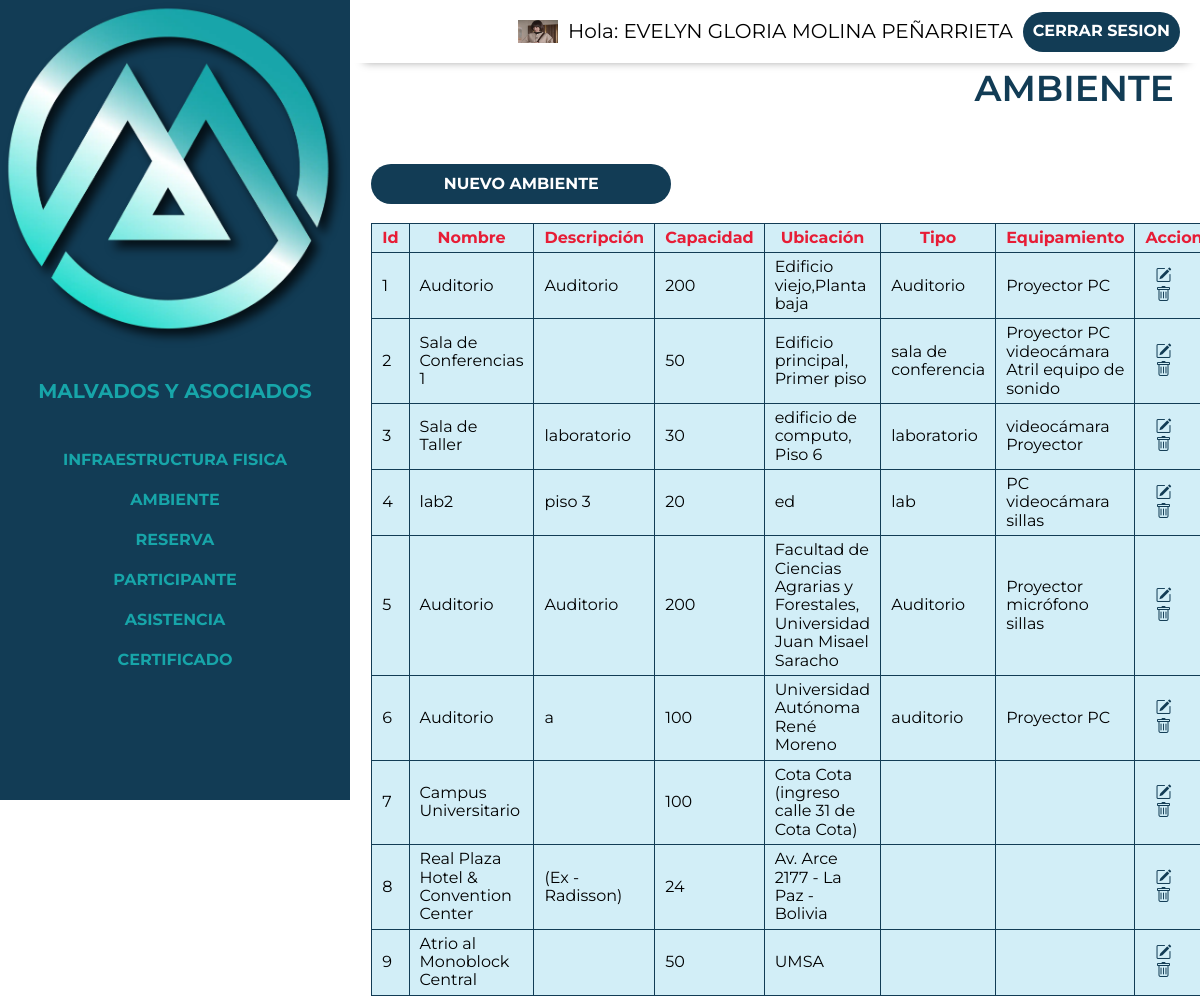
The page /control/ambiente.php (signed in) on the database its author committed.
### tables this page shows
CREATE TABLE `usuario` (
  `id_usuario` int(20) NOT NULL,
  `nombre` varchar(60) NOT NULL,
  `apPaterno` varchar(50) NOT NULL,
  `apMaterno` varchar(50) NOT NULL,
  `email` varchar(60) NOT NULL,
  `password` char(60) DEFAULT NULL,
  `estado` varchar(60) DEFAULT NULL,
  `identidad` varchar(60) NOT NULL,
  `foto` varchar(200) DEFAULT NULL,
  `usuario` varchar(50) DEFAULT NULL,
  `celular` varchar(20) DEFAULT NULL,
  `fechaRegistro` date DEFAULT NULL,
  `token` varchar(50) DEFAULT NULL
);

CREATE TABLE `ambiente` (
  `id_ambiente` int(11) NOT NULL,
  `nombre` varchar(255) NOT NULL,
  `descripcion` text DEFAULT NULL,
  `capacidad` int(255) DEFAULT NULL,
  `ubicacion` varchar(255) DEFAULT NULL,
  `tipo` varchar(255) DEFAULT NULL
);

CREATE TABLE `infraestructura` (
  `id_infraestructura` int(20) NOT NULL,
  `nombre` varchar(255) NOT NULL,
  `tipo` varchar(255) NOT NULL,
  `estado` varchar(255) DEFAULT NULL,
  `descripcion` varchar(255) DEFAULT NULL
);

### control/ambiente.php (the view, shortened to what this page needs)
<?php require'includes/header.php'?>
<?php
    include("../app/conexion.php");
    $sql="select *from Ambiente";
    $resultado=mysqli_query($conectar,$sql);
?>
<div class="contenedor">
    <div class="listar ">
        <h2 >Ambiente</h2>
        <div class="botton infraestructura">
            <a href="crear-ambiente.php">Nuevo Ambiente</a>
        </div>
    </div>
    <br/>
    <div class="tlis">
            <table >
                <thead>
                    <tr>
                        <th data-titulo="Id:">Id</th>
                        <th data-titulo="Nombre:">Nombre</th>
                        <th data-titulo="Descripcion:">Descripción</th>
                        <th data-titulo="Capacidad:">Capacidad</th>
                        <th data-titulo="Ubicación:">Ubicación</th>
                        <th data-titulo="Tipo:">Tipo</th>
                        <th data-titulo="Equipamiento:">Equipamiento</th>
                        <th data-titulo="Acción:">Accion</th>
                    </tr>
                </thead>
                <tbody>
                     <?php
                            while($filas=mysqli_fetch_assoc($resultado)){
                        ?>
                    <tr>
                        <td data-titulo="Id:"><?php echo $filas['id_ambiente']?></td>
                        <td data-titulo="Nombre:"><?php echo $filas['nombre']?></td>
                        <td data-titulo="Descripción:"><?php echo $filas['descripcion']?></td>
                        <td data-titulo="Caacidad:"><?php echo $filas['capacidad']?></td>
                        <td data-titulo="Ubicación:"><?php echo $filas['ubicacion']?></td>
                        <td data-titulo="Tipo:"><?php echo $filas['tipo']?></td>
                        <td data-titulo="Equipamiento:"><?php
                            $id2=$filas['id_ambiente'];
                          $sq= " SELECT ambiente.id_ambiente AS nombre_ambiente, infraestructura.nombre AS nombre_infraestructura FROM ambiente INNER JOIN equipamiento ON ambiente.id_ambiente = equipamiento.id_ambiente INNER JOIN infraestructura ON equipamiento.id_infraestructura = infraestructura.id_infraestructura ORDER BY ambiente.id_ambiente;";
                          $re=mysqli_query($conectar,$sq);
                          while($fil=mysqli_fetch_assoc($re)){
                            if($fil['nombre_ambiente']==$id2){
                               echo $fil['nombre_infraestructura'];
                            }
                            else{
                            }
                          }
                        ?></td>
                        <td data-titulo="Acción:">
                            <?php echo"<a href='editar-ambiente.php?id_ambiente=".$filas['id_ambiente']."'><i id='icon' class='bi bi-pencil-square'></i></a>"; ?>
                            <?php echo"<a href='eliminar-ambiente.php?id_ambiente=".$filas['id_ambiente']."'><i  id='icon' class='bi bi-trash'></i></</a>";?>
                        </td>
                    </tr>
                    <?php
                    }
                    ?>
                </tbody>
            </table>
         </div>
    </div>
</div>
<?php require 'includes/footer.php' ?>

### control/includes/header.php (shortened to what this page needs)
<!DOCTYPE html>
<html lang="en">
<head>
    <link rel="stylesheet" href="https://cdn.jsdelivr.net/npm/bootstrap-icons@1.10.4/font/bootstrap-icons.css">
    <link rel="stylesheet" href="../build/css/app.css">
    <link href="https://cdn.jsdelivr.net/npm/select2@4.1.0-rc.0/dist/css/select2.min.css" rel="stylesheet" />
</head>
<body>
<div class="dashboard">
    <aside class="sidebar">
        <div class="logo-principal">
            <img  loading="lazy"  width="50" heigth="80" src="../build/img/control/logo.webp" alt="desdeaqui">
            <a href="index.php"><h3>  Malvados y Asociados </h3></a>
        </div>
        <nav class="sidebar-nav flex">
            <a href="infraestructura.php">Infraestructura Fisica</a>
            <a href="ambiente.php">Ambiente</a>
            <a href="reserva.php">Reserva</a>
            <a href="participante.php">Participante</a>
            <a href="asistencia.php">Asistencia</a>
                <a href="certificado.php">Certificado</a>
        </nav>
    </aside>
    <div class="principal">
        <div class="barra flex">
            <img src="../build/img/control/sara.webp"  style="width:40px;height:23px;" class="rounded-pill">
            <p>Hola: <span>
                <?php
                $id=$_SESSION['id'];
                include("../app/conexion.php");
                $sql="select nombre, apPaterno, apMaterno from usuario where id_usuario='$id'";
                $resultado=mysqli_query($conectar,$sql);
                $filas=mysqli_fetch_assoc($resultado);
                 echo $filas['nombre'].' '.$filas['apPaterno'].' '.$filas['apMaterno'];
                ?>
                </span></p>
            <a href="../login/cerrar_session.php" class="cerrar-sesion">Cerrar Sesion</a>
        </div>

### build/css/app.css (style rules this page uses)
html { box-sizing:border-box;font-size:62.5% }
*,:after,:before { box-sizing:inherit }
body { font-family:Montserrat,sans-serif;font-size:1.6rem }
p { color:#000;font-size:2rem }
.contenedor { margin:0 auto;max-width:120rem;width:95% }
a { text-decoration:none }
h1,h2,h3 { margin:0 0 5rem }
h2 { font-size:3.6rem }
h3 { font-size:3rem }
img { display:block;height:auto;max-width:100%;width:100% }
html { -webkit-text-size-adjust:100%;line-height:1.15 }
body { margin:0 }
a { background-color:transparent }
img { border-style:none }
.dashboard { background-color:#fff }
@media (min-width:768px) { .dashboard { display:flex;height:100vh } }
.dashboard .principal { flex:1 }
.sidebar { background-color:#123c55;width:100% }
@media (min-width:768px) { .sidebar { max-width:35rem } }
.sidebar h3 { color:#17a5a9;font-size:2rem;margin:0;padding:2rem;text-align:left }
.sidebar .sidebar-nav { flex-direction:column;margin-top:5rem }
.sidebar .sidebar-nav a { color:#17a5a9;font-weight:700;padding:1rem;text-align:left;transition-duration:.3s;transition-property:background-color;width:100% }
.barra { background-color:#fff;box-shadow:1px 12px 9px -13px rgba(0,0,0,.4);justify-content:flex-end;padding:1rem 2rem;transition-duration:.3s;transition-property:background-color }
.barra p { margin:1rem }
.listar h2 { color:#123c55;padding:.5rem;text-align:end;text-transform:uppercase }
.barra a { background-color:#123c55;border-radius:5rem }
a { align-items:center;color:#fff;display:grid;font-weight:700;height:4rem;justify-content:center;padding:1rem;text-transform:uppercase;transition-duration:.3s;transition-property:background-color }
.botton { background-color:#123c55;border-radius:5rem;margin-top:0;text-align:center }
@media (min-width:768px) { .botton { max-width:40rem;width:20rem } }
@media (min-width:992px) { .botton { max-width:40rem;width:30rem } }
.listar a { color:#fff }
.tlis a { color:#123c55;display:inline }
.flex { align-items:center;display:flex }
table { background:#d2eef7;border-collapse:collapse }
table thead { color:#e71d36 }
td,th { border:1px solid #123c55;padding:5px 10px }
@media (min-width:992px) { table { display:table;width:90% } }
h2 { font-weight:600 }

### rows shown on the page
usuario: nombre "EVELYN GLORIA", apPaterno "MOLINA", apMaterno "PEÑARRIETA"
ambiente: id_ambiente "1", nombre "Auditorio", descripcion "Auditorio", capacidad "200", ubicacion "Edificio viejo,Planta baja", tipo "Auditorio", infraestructura.nombre "Proyector", infraestructura.nombre "PC"
ambiente: id_ambiente "2", nombre "Sala de Conferencias 1", capacidad "50", ubicacion "Edificio principal, Primer piso", tipo "sala de conferencia", infraestructura.nombre "Proyector", infraestructura.nombre "PC", infraestructura.nombre "videocámara", infraestructura.nombre "Atril", infraestructura.nombre "equipo de sonido"
ambiente: id_ambiente "3", nombre "Sala de Taller", descripcion "laboratorio", capacidad "30", ubicacion "edificio de computo, Piso 6", tipo "laboratorio", infraestructura.nombre "videocámara", infraestructura.nombre "Proyector"
ambiente: id_ambiente "4", nombre "lab2", descripcion "piso 3", capacidad "20", ubicacion "ed", tipo "lab", infraestructura.nombre "PC", infraestructura.nombre "videocámara", infraestructura.nombre "sillas"
ambiente: id_ambiente "5", nombre "Auditorio", descripcion "Auditorio", capacidad "200", ubicacion "Facultad de Ciencias Agrarias y Forestales, Universidad Juan Misael Saracho", tipo "Auditorio", infraestructura.nombre "Proyector", infraestructura.nombre "micrófono", infraestructura.nombre "sillas"
ambiente: id_ambiente "6", nombre "Auditorio", descripcion "a", capacidad "100", ubicacion "Universidad Autónoma René Moreno", tipo "auditorio", infraestructura.nombre "Proyector", infraestructura.nombre "PC"
ambiente: id_ambiente "7", nombre "Campus Universitario", capacidad "100", ubicacion "Cota Cota (ingreso calle 31 de Cota Cota)"
ambiente: id_ambiente "8", nombre "Real Plaza Hotel & Convention Center", descripcion "(Ex - Radisson)", capacidad "24", ubicacion "Av. Arce 2177 - La Paz - Bolivia"
ambiente: id_ambiente "9", nombre "Atrio al Monoblock Central", capacidad "50", ubicacion "UMSA"
